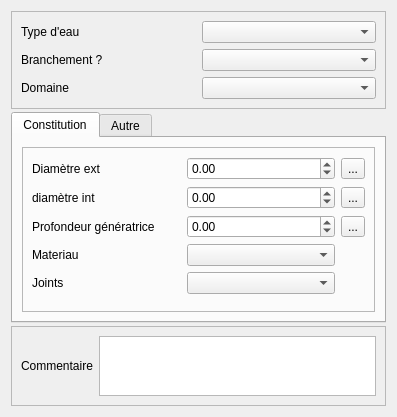
<?xml version="1.0" encoding="UTF-8"?>
<ui version="4.0">
 <class>Form</class>
 <widget class="QWidget" name="Form">
  <property name="geometry">
   <rect>
    <x>0</x>
    <y>0</y>
    <width>397</width>
    <height>400</height>
   </rect>
  </property>
  <property name="windowTitle">
   <string>Form</string>
  </property>
  <layout class="QVBoxLayout" name="verticalLayout" stretch="1,0,10,0">
   <property name="spacing">
    <number>3</number>
   </property>
   <item>
    <widget class="QFrame" name="frame_5">
     <property name="frameShape">
      <enum>QFrame::StyledPanel</enum>
     </property>
     <property name="frameShadow">
      <enum>QFrame::Raised</enum>
     </property>
     <layout class="QGridLayout" name="gridLayout_5">
      <item row="1" column="0">
       <widget class="QLabel" name="label_9">
        <property name="text">
         <string>Branchement ?</string>
        </property>
        <property name="wordWrap">
         <bool>true</bool>
        </property>
       </widget>
      </item>
      <item row="1" column="1">
       <widget class="QComboBox" name="comboBox_branchement"/>
      </item>
      <item row="2" column="1">
       <widget class="QComboBox" name="comboBox_domaine"/>
      </item>
      <item row="2" column="0">
       <widget class="QLabel" name="label">
        <property name="text">
         <string>Domaine</string>
        </property>
        <property name="wordWrap">
         <bool>true</bool>
        </property>
       </widget>
      </item>
      <item row="0" column="0">
       <widget class="QLabel" name="label_11">
        <property name="text">
         <string>Type d'eau</string>
        </property>
        <property name="wordWrap">
         <bool>true</bool>
        </property>
       </widget>
      </item>
      <item row="0" column="1">
       <widget class="QComboBox" name="comboBox_typeeau"/>
      </item>
     </layout>
    </widget>
   </item>
   <item>
    <widget class="QTabWidget" name="tabWidget">
     <property name="currentIndex">
      <number>0</number>
     </property>
     <widget class="QWidget" name="tab">
      <attribute name="title">
       <string>Constitution</string>
      </attribute>
      <layout class="QVBoxLayout" name="verticalLayout_2">
       <item>
        <widget class="QFrame" name="frame">
         <property name="frameShape">
          <enum>QFrame::StyledPanel</enum>
         </property>
         <property name="frameShadow">
          <enum>QFrame::Raised</enum>
         </property>
         <layout class="QGridLayout" name="gridLayout_2">
          <item row="0" column="2">
           <widget class="QToolButton" name="toolButton_diametre">
            <property name="text">
             <string>...</string>
            </property>
           </widget>
          </item>
          <item row="2" column="0">
           <widget class="QLabel" name="label_10">
            <property name="text">
             <string>Profondeur génératrice</string>
            </property>
            <property name="wordWrap">
             <bool>true</bool>
            </property>
           </widget>
          </item>
          <item row="0" column="0">
           <widget class="QLabel" name="label_2">
            <property name="text">
             <string>Diamètre ext</string>
            </property>
            <property name="wordWrap">
             <bool>true</bool>
            </property>
           </widget>
          </item>
          <item row="3" column="0">
           <widget class="QLabel" name="label_3">
            <property name="text">
             <string>Materiau</string>
            </property>
            <property name="wordWrap">
             <bool>true</bool>
            </property>
           </widget>
          </item>
          <item row="3" column="1">
           <widget class="QComboBox" name="comboBox_materiau"/>
          </item>
          <item row="5" column="1">
           <spacer name="verticalSpacer_2">
            <property name="orientation">
             <enum>Qt::Vertical</enum>
            </property>
            <property name="sizeHint" stdset="0">
             <size>
              <width>20</width>
              <height>40</height>
             </size>
            </property>
           </spacer>
          </item>
          <item row="0" column="1">
           <widget class="QDoubleSpinBox" name="doubleSpinBox_diametre">
            <property name="minimum">
             <double>-1.000000000000000</double>
            </property>
            <property name="maximum">
             <double>999999.000000000000000</double>
            </property>
           </widget>
          </item>
          <item row="2" column="1">
           <widget class="QDoubleSpinBox" name="doubleSpinBox_gene">
            <property name="minimum">
             <double>-1.000000000000000</double>
            </property>
            <property name="maximum">
             <double>999999.000000000000000</double>
            </property>
           </widget>
          </item>
          <item row="2" column="2">
           <widget class="QToolButton" name="toolButton_gene">
            <property name="text">
             <string>...</string>
            </property>
           </widget>
          </item>
          <item row="4" column="0">
           <widget class="QLabel" name="label_6">
            <property name="text">
             <string>Joints</string>
            </property>
            <property name="wordWrap">
             <bool>true</bool>
            </property>
           </widget>
          </item>
          <item row="4" column="1">
           <widget class="QComboBox" name="comboBox_joint"/>
          </item>
          <item row="1" column="0">
           <widget class="QLabel" name="label_8">
            <property name="text">
             <string>diamètre int</string>
            </property>
            <property name="wordWrap">
             <bool>true</bool>
            </property>
           </widget>
          </item>
          <item row="1" column="1">
           <widget class="QDoubleSpinBox" name="doubleSpinBox_diamint">
            <property name="minimum">
             <double>-1.000000000000000</double>
            </property>
            <property name="maximum">
             <double>999999.000000000000000</double>
            </property>
           </widget>
          </item>
          <item row="1" column="2">
           <widget class="QToolButton" name="toolButton_diamint">
            <property name="text">
             <string>...</string>
            </property>
           </widget>
          </item>
         </layout>
        </widget>
       </item>
      </layout>
     </widget>
     <widget class="QWidget" name="tab_2">
      <attribute name="title">
       <string>Autre</string>
      </attribute>
      <layout class="QGridLayout" name="gridLayout_3">
       <item row="3" column="0">
        <widget class="QLabel" name="label_4">
         <property name="text">
          <string>Protection cathodique</string>
         </property>
         <property name="wordWrap">
          <bool>true</bool>
         </property>
        </widget>
       </item>
       <item row="4" column="0">
        <widget class="QLabel" name="label_5">
         <property name="text">
          <string>Mode de circulation</string>
         </property>
         <property name="wordWrap">
          <bool>true</bool>
         </property>
        </widget>
       </item>
       <item row="7" column="1">
        <spacer name="verticalSpacer_3">
         <property name="orientation">
          <enum>Qt::Vertical</enum>
         </property>
         <property name="sizeHint" stdset="0">
          <size>
           <width>20</width>
           <height>40</height>
          </size>
         </property>
        </spacer>
       </item>
       <item row="5" column="0">
        <widget class="QLabel" name="label_7">
         <property name="text">
          <string>Fonction de la canalisation</string>
         </property>
         <property name="wordWrap">
          <bool>true</bool>
         </property>
        </widget>
       </item>
       <item row="2" column="1">
        <widget class="QSpinBox" name="spinBox_calorep">
         <property name="minimum">
          <number>-1</number>
         </property>
         <property name="maximum">
          <number>999999</number>
         </property>
        </widget>
       </item>
       <item row="1" column="0">
        <widget class="QLabel" name="label_13">
         <property name="text">
          <string>Calorifugeage - type</string>
         </property>
         <property name="wordWrap">
          <bool>true</bool>
         </property>
        </widget>
       </item>
       <item row="2" column="0">
        <widget class="QLabel" name="label_14">
         <property name="text">
          <string>Calorifugeage - epaisseur</string>
         </property>
         <property name="wordWrap">
          <bool>true</bool>
         </property>
        </widget>
       </item>
       <item row="0" column="0">
        <widget class="QLabel" name="label_12">
         <property name="text">
          <string>Colorifugeage</string>
         </property>
         <property name="wordWrap">
          <bool>true</bool>
         </property>
        </widget>
       </item>
       <item row="2" column="2">
        <widget class="QToolButton" name="toolButton_calorep">
         <property name="text">
          <string>...</string>
         </property>
        </widget>
       </item>
       <item row="0" column="1" colspan="2">
        <widget class="QComboBox" name="comboBox_calor"/>
       </item>
       <item row="1" column="1" colspan="2">
        <widget class="QComboBox" name="comboBox_calortype"/>
       </item>
       <item row="3" column="1" colspan="2">
        <widget class="QComboBox" name="comboBox_protectioncatho"/>
       </item>
       <item row="4" column="1" colspan="2">
        <widget class="QComboBox" name="comboBox_modecircu"/>
       </item>
       <item row="5" column="1" colspan="2">
        <widget class="QComboBox" name="comboBox_fonctioncan"/>
       </item>
      </layout>
     </widget>
    </widget>
   </item>
   <item>
    <spacer name="verticalSpacer">
     <property name="orientation">
      <enum>Qt::Vertical</enum>
     </property>
     <property name="sizeHint" stdset="0">
      <size>
       <width>20</width>
       <height>40</height>
      </size>
     </property>
    </spacer>
   </item>
   <item>
    <widget class="QFrame" name="frame_2">
     <property name="frameShape">
      <enum>QFrame::StyledPanel</enum>
     </property>
     <property name="frameShadow">
      <enum>QFrame::Raised</enum>
     </property>
     <layout class="QGridLayout" name="gridLayout">
      <item row="0" column="0">
       <widget class="QLabel" name="label_15">
        <property name="text">
         <string>Commentaire</string>
        </property>
        <property name="wordWrap">
         <bool>true</bool>
        </property>
       </widget>
      </item>
      <item row="0" column="1">
       <widget class="QTextBrowser" name="textBrowser_commentaire">
        <property name="maximumSize">
         <size>
          <width>16777215</width>
          <height>60</height>
         </size>
        </property>
        <property name="readOnly">
         <bool>false</bool>
        </property>
       </widget>
      </item>
     </layout>
    </widget>
   </item>
  </layout>
 </widget>
 <resources>
  <include location="../../resources.qrc"/>
 </resources>
 <connections/>
</ui>
